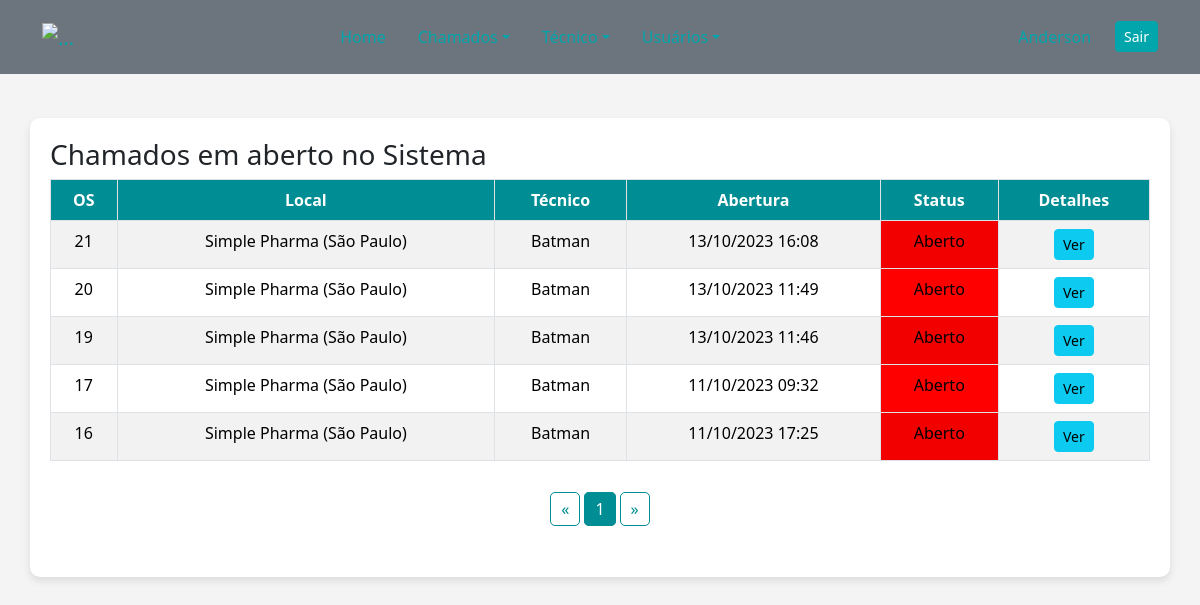
/admin/chamadosAbertos.php (signed in), run on the app's committed database.
### tables this page shows
CREATE TABLE `chamados` (
  `contador` int(255) NOT NULL,
  `usuario` varchar(255) NOT NULL,
  `local` varchar(255) NOT NULL,
  `datahora` varchar(150) NOT NULL,
  `tecnico` varchar(255) NOT NULL,
  `status` varchar(50) DEFAULT NULL,
  `servico` varchar(600) DEFAULT NULL,
  `serviexecu` varchar(200) NOT NULL,
  `datahoraaber` varchar(20) NOT NULL,
  `datahorafim` varchar(20) NOT NULL
);

### admin/chamadosAbertos.php (the view, shortened to what this page needs)
<?php
    include("conexao.php");
    $itens_por_pagina = 10;
    $pagina = intval($_GET['pagina']);
    $item = $pagina * $itens_por_pagina;
    $sql_code = "select contador, local, tecnico, datahora, status, servico from chamados WHERE status='Aberto' ORDER BY contador DESC LIMIT $item, $itens_por_pagina";
    $execute = $conn->query($sql_code) or die ($conn->error);
    $produto = $execute->fetch_assoc();
    $num = $execute->num_rows;
    $num_total = $conn->query("select contador, local, tecnico, datahora, status, servico from chamados WHERE status='Aberto'")->num_rows;
    $num_paginas = ceil($num_total / $itens_por_pagina);
?>
<!DOCTYPE html>
<html lang="en">
    <head>
        <link href="https://cdn.jsdelivr.net/npm/bootstrap@5.3.2/dist/css/bootstrap.min.css" rel="stylesheet">
        <link href="../CSS/nav.css" rel="stylesheet">
        <link href="../CSS/body_chamado.css" rel="stylesheet">
    </head>
    <body>
    <nav class="navbar navbar-expand-lg navbar-secondary bg-secondary px-0 py-3">
            <div class="container-xl">
                <a class="navbar-brand" href="#">
                    <img src="https://static.wixstatic.com/media/fef91e_c3f644e14da442178f706149ae38d838~mv2.png/v1/crop/x_0,y_24,w_436,h_262/fill/w_120,h_71,al_c,q_85,usm_0.66_1.00_0.01,enc_auto/CAPA-03.png" class="h-12" alt="...">
                </a>
                <div class="collapse navbar-collapse" id="navbarCollapse">
                    <div class="navbar-nav mx-lg-auto">
                        <a class="nav-item nav-link active" href="adminHome.php" aria-current="page">Home</a>
                        <li class="nav-item dropdown">
                            <a class="nav-link dropdown-toggle" href="#" id="chamadosDropdown" role="button" data-bs-toggle="dropdown" aria-expanded="false">Chamados</a>
                        </li>
                        <li class="nav-item dropdown">
                            <a class="nav-link dropdown-toggle" href="#" id="tecnicoDropdown" role="button" data-bs-toggle="dropdown" aria-expanded="false">Técnico</a>
                        </li>
                        <li class="nav-item dropdown">
                            <a class="nav-link dropdown-toggle" href="#" id="tecnicoDropdown" role="button" data-bs-toggle="dropdown" aria-expanded="false">Usuários</a>
                        </li>
                    </div>
                    <div class="navbar-nav ms-lg-4">
                        <a class="nav-item nav-link" href="#"><?php echo $_SESSION['sess_usersisname']; ?></a>
                    </div>
                    <div class="d-flex align-items-lg-center mt-3 mt-lg-0">
                        <a href="logout.php" class="btn btn-sm btn-secondary w-full w-lg-auto">Sair</a>
                    </div>
                </div>
            </div>
        </nav>
        <br>
        <div class="container">
            <h3>Chamados em aberto no Sistema</h3>
            <table class="table table-striped table-bordered">
                <?php if($num > 0){ ?>
                <thead>
                    <tr>
                        <th class="text-center"><b>OS</b></th>
                        <th class="text-center"><b>Local</b></th>
                        <th class="text-center"><b>Técnico</b></th>
                        <th class="text-center"><b>Abertura</b></th>
                        <th class="text-center"><b>Status</b></th>
                        <th class="text-center"><b>Detalhes</b></th>
                    </tr>
                </thead>
                <tbody>
                    <?php do{ ?>
                    <tr>
                        <td class="text-center"><?php echo $produto['contador']; ?></td>
                        <td class="text-center"><?php echo $produto['local']; ?></td>
                        <td class="text-center"><?php echo $produto['tecnico']; ?></td>
                        <td class="text-center"><?php echo $produto['datahora']; ?></td>
                        <?php if ($produto['status'] == "Aberto") { ?>
                            <td  class="text-center" style="background-color: #F00;"><?php echo $produto['status']; ?></td>
                        <?php } elseif ($produto['status'] == "Feito") { ?>
                            <td  class="text-center" style="background-color: #0F0;"><?php echo $produto['status']; ?></td>
                        <?php } ?>
                        <td class="text-center">
                            <a class="btn btn-info btn-sm" href="ver1chamadoAdmin.php?chamado=<?php echo $produto['contador']; ?>" data-toggle="tooltip" title="Detalhes">
                                <span class="glyphicon glyphicon-share"></span>Ver
                            </a>
                        </td>
                    </tr>
                    <?php }while($produto = $execute->fetch_assoc()); ?>
                </tbody>
            </table>
            <nav>
                <ul class="pagination">
                    <li>
                        <a href="chamadosAbertos.php?pagina=0" aria-label="Previous">
                            <span aria-hidden="true">&laquo;</span>
                        </a>
                    </li>
                    <?php
                        for($i = 0; $i < $num_paginas; $i++){
                            $estilo = "";
                            if($pagina == $i)
                                $estilo = "class=\"active\"";
                    ?>
                    <li <?php echo $estilo; ?>><a href="chamadosAbertos.php?pagina=<?php echo $i; ?>"><?php echo $i + 1; ?></a></li>
                    <?php } ?>
                    <li>
                        <a href="chamadosAbertos.php?pagina=<?php echo $num_paginas - 1; ?>" aria-label="Next">
                            <span aria-hidden="true">&raquo;</span>
                        </a>
                    </li>
                </ul>
            </nav>
            <?php } ?>
        </div>
    </body>
</html>

### CSS/nav.css (style rules this page uses)
.navbar { background-color: #f8f9fa; padding: 0.5rem 1rem; }
.navbar-brand, .nav-link { color: #00A6AC !important; }
.nav-link { margin-right: 1rem; }
.btn-secondary { background-color: #00A6AC; border-color: #00A6AC; }
.btn-secondary { color: #ffffff !important; }

### CSS/body_chamado.css (style rules this page uses)
body { background-color: #f4f4f4; }
.container { background: #ffffff; border-radius: 10px; padding: 20px; margin-top: 20px; box-shadow: 0 4px 8px rgba(0, 0, 0, 0.1); }
.table thead th { background-color: #008d93; color: #ffffff; }
.table tbody tr:nth-child(odd) { background-color: #f2f2f2; }
.table tbody tr:nth-child(even) { background-color: #ffffff; }
.pagination { display: flex; justify-content: center; padding: 20px 0; }
.pagination li a { color: #008d93; padding: 5px 10px; text-decoration: none; border: 1px solid #008d93; margin: 0 2px; border-radius: 5px; }
.pagination li a:hover, .pagination li.active a { background-color: #008d93; color: #ffffff; }

### data on the page
chamados: contador "21", local "Simple Pharma (São Paulo)", tecnico "Batman", datahora "13/10/2023 16:08", status "Aberto"
chamados: contador "20", local "Simple Pharma (São Paulo)", tecnico "Batman", datahora "13/10/2023 11:49", status "Aberto"
chamados: contador "19", local "Simple Pharma (São Paulo)", tecnico "Batman", datahora "13/10/2023 11:46", status "Aberto"
chamados: contador "17", local "Simple Pharma (São Paulo)", tecnico "Batman", datahora "11/10/2023 09:32", status "Aberto"
chamados: contador "16", local "Simple Pharma (São Paulo)", tecnico "Batman", datahora "11/10/2023 17:25", status "Aberto"
